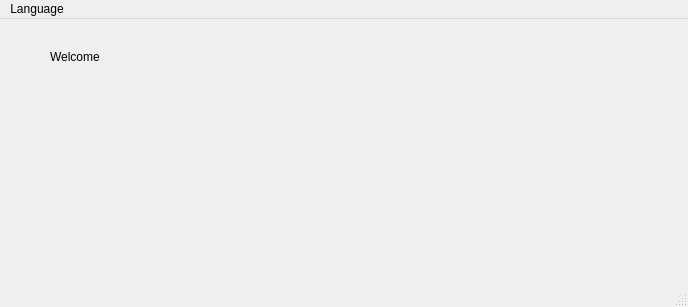
<?xml version="1.0" encoding="UTF-8"?>
<ui version="4.0">
 <class>MainWindow</class>
 <widget class="QMainWindow" name="MainWindow">
  <property name="geometry">
   <rect>
    <x>0</x>
    <y>0</y>
    <width>688</width>
    <height>307</height>
   </rect>
  </property>
  <property name="windowTitle">
   <string>MainWindow</string>
  </property>
  <widget class="QWidget" name="centralWidget">
   <widget class="QLabel" name="labelGreeting">
    <property name="geometry">
     <rect>
      <x>50</x>
      <y>30</y>
      <width>60</width>
      <height>16</height>
     </rect>
    </property>
    <property name="text">
     <string>Welcome</string>
    </property>
   </widget>
  </widget>
  <widget class="QMenuBar" name="menuBar">
   <property name="geometry">
    <rect>
     <x>0</x>
     <y>0</y>
     <width>688</width>
     <height>26</height>
    </rect>
   </property>
   <widget class="QMenu" name="menuLanguage">
    <property name="title">
     <string>Language</string>
    </property>
   </widget>
   <addaction name="menuLanguage"/>
  </widget>
  <widget class="QStatusBar" name="statusBar"/>
 </widget>
 <layoutdefault spacing="6" margin="11"/>
 <resources/>
 <connections/>
</ui>
